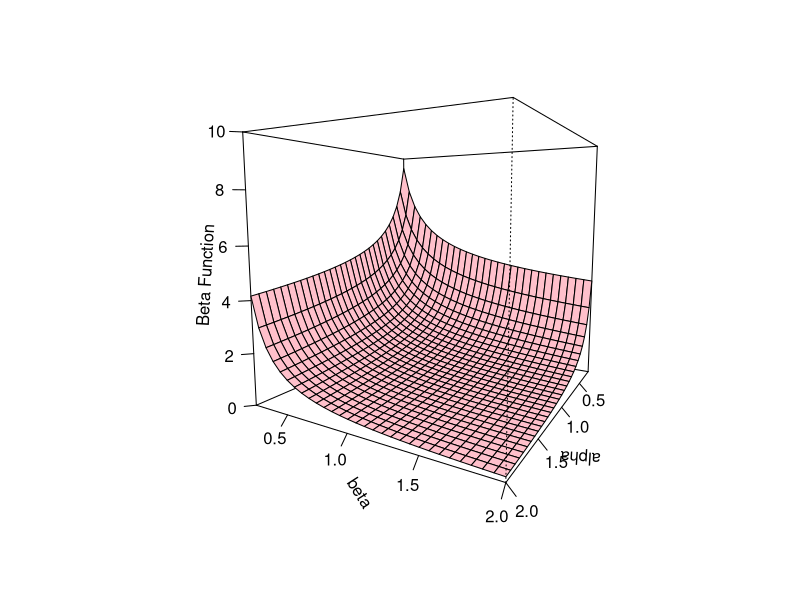
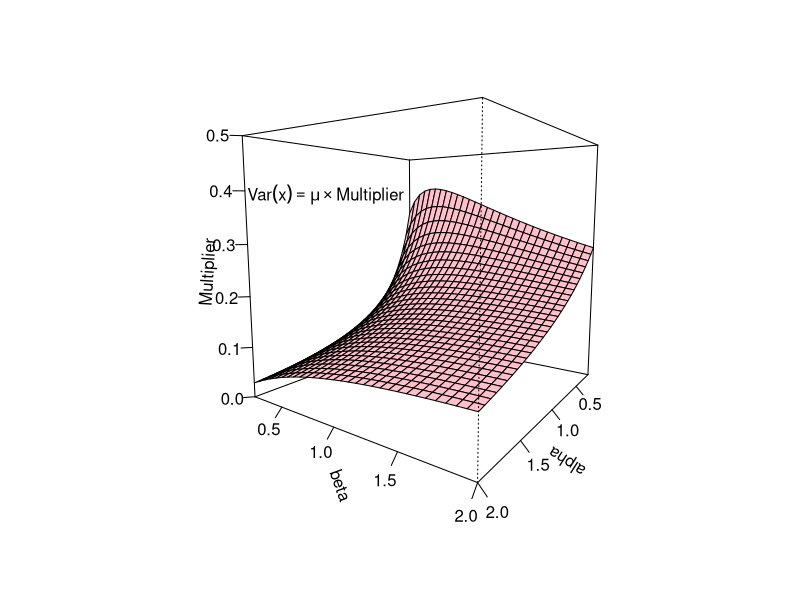
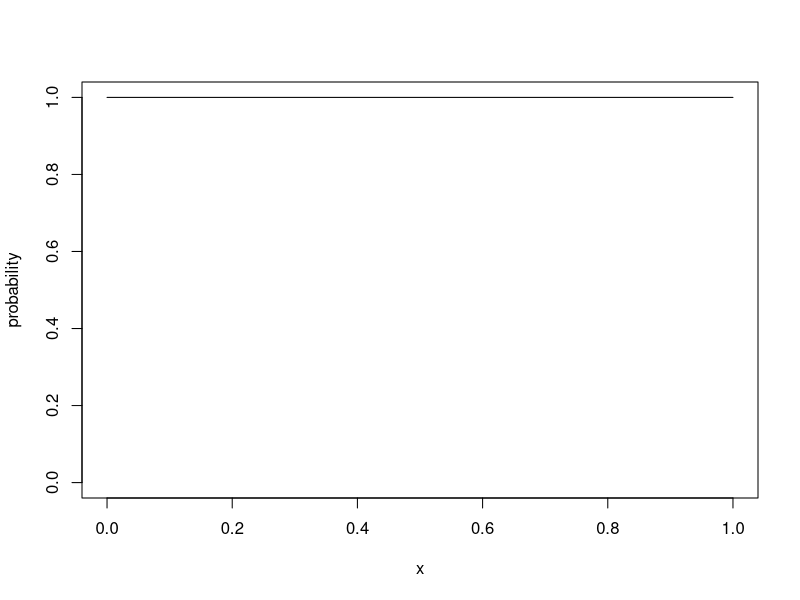
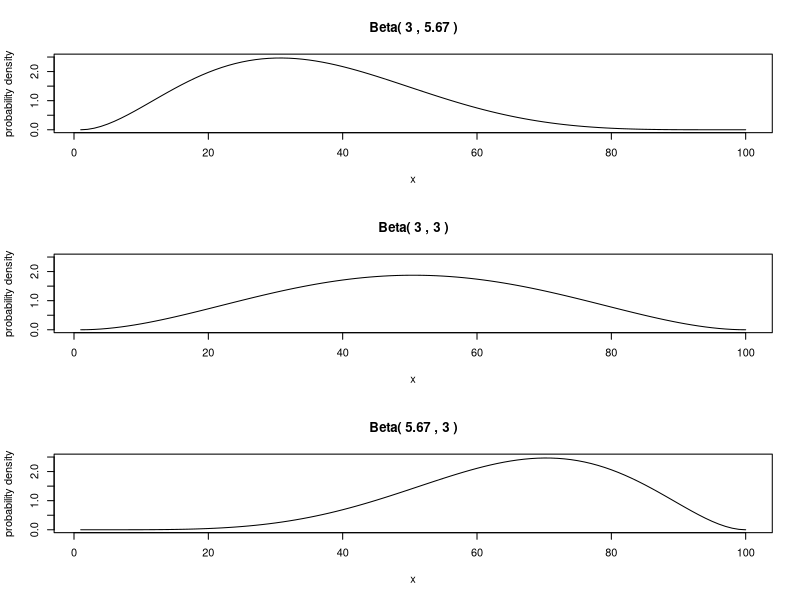

R code for these plots, in order: (Note: this script raises an error after producing the figures.)
### R code from vignette source '/home/pauljohn/tmp/lyxtmp/lyx_tmpdir.XM8748/lyx_tmpbuf2/Beta.Rnw'

###################################################
### code chunk number 1: Beta.Rnw:14-15
###################################################
  if(exists(".orig.enc")) options(encoding = .orig.enc)


###################################################
### code chunk number 2: Beta.Rnw:39-40
###################################################
dir.create("plots", showWarnings=F)


###################################################
### code chunk number 3: Roptions
###################################################
options(width=180, prompt="> ", continue="+  ")
options(useFancyQuotes = FALSE) 
set.seed(12345)
op <- par() 
options(SweaveHooks=list(fig=function() par(ps=12)))
pdf.options(onefile=F,family="Times",pointsize=12)


###################################################
### code chunk number 4: graph1
###################################################
N <- 30
alphaseq <- seq(0.2, 2 , length.out=N)
betaseq <- seq(0.2, 2 , length.out=N)
myProbX <- function(x1, x2){
beta(x1,x2)
}

mybeta<- outer(alphaseq,betaseq, FUN="myProbX")
persp(alphaseq,betaseq, mybeta, theta = 120, phi = 7, col = "pink", zlim=c(0,10),zlab="Beta Function", xlab="alpha", ylab="beta",ticktype="detailed")


###################################################
### code chunk number 5: graph2
###################################################
N <- 30
alphaseq <- seq(0.2, 2 , length.out=N)

betaseq <- seq(0.2, 2 , length.out=N)

VarMu <- function(x1, x2){
 v <- x2/((x1+x2)*(x1+x2+1))
}

myvar <- outer(alphaseq,betaseq, FUN="VarMu")

mypersp <- persp(alphaseq,betaseq, myvar, theta = 125, phi = 7, col = "pink", zlim=c(0,0.5),zlab="Multiplier", xlab="alpha", ylab="beta",ticktype="detailed")

text(trans3d(1.2,0.1,0.4, mypersp), label=expression(Var(x) == mu %*% Multiplier ))


###################################################
### code chunk number 6: graph3
###################################################
x <- seq(0,1,length=21)
myvar <- dbeta (x,1,1)
plot (x,myvar,main="",xlab="x",ylab="probability",ylim=c(0,1),type="l")


###################################################
### code chunk number 7: graph4
###################################################
#PJ 2004-05-04
#For project with erik herron to demonstrate Beta parameters
#
sampleSize <- 100
# Suppose you want to generate 10 distributions
# and display them in a single picture

par(mfrow=c(5,1))

# x11(height=3.0,width=5)

createDist <-function(mode){

  alphaMin <- 3

  B <- (alphaMin-mode*(alphaMin-2)-1)/mode
  A <- (mode*alphaMin-2*mode+1)/(1-mode)
  if (mode <= 0.5) {
      alpha1 <- alphaMin
      alpha2 <- B
    } else
    {

      alpha2 <- alphaMin

      alpha1 <- A

    }

 

  z <- dbeta(seq(0,1,length=100),shape1=alpha1,shape2=alpha2)

  plot(1:100,z, type="l",ylim=c(0,2.5),main=paste("Beta(",round(alpha1,2),",",round(alpha2,2),")"), xlab="x",ylab="probability density")

}
par(mfrow=c(3,1))
createDist(.3)
createDist(.5)
createDist(.7)


###################################################
### code chunk number 8: graph5
###################################################
#PJ 2004-05-04
#For project with erik herron do demonstrate Beta parameters
#
sampleSize <- 500

createDist <-function(alphaMin, mode) {
  B <- (alphaMin-mode*(alphaMin-2)-1)/mode
  A <- (mode*alphaMin-2*mode+1)/(1-mode)
  if (mode <= 0.5) {
      alpha1 <- alphaMin
      alpha2 <- B
} else {
   alpha2 <- alphaMin
   alpha1 <- A
}

  mean1 <- (alpha1)/(alpha1+alpha2)
  var1 <- (alpha1*alpha2)/(((alpha1+alpha2)^2)*(alpha1+alpha2+1));
  z <- dbeta(seq(0,1,length=100),shape1=alpha1,shape2=alpha2);

 plot(1:100,z, type="l",ylim=c(0,3.5),main=paste("Beta(",round(alpha1,2),", ", round(alpha2,2),")"," mode=",mode," mean=",round(mean1,2),", var=",round(var1,3),sep=""), xlab="ideal point",ylab="density")

}

makeDisp <- function(aseq, mode){
    par(mfrow=c(5,2))
    for (i in 1:length(aseq))
      createDist(aseq[i], mode)
  }

myseq <- seq(1.1, 7, length=10)
makeDisp(myseq,.3)


###################################################
### code chunk number 9: graph6
###################################################

createDist2 <-function(alpha1,alpha2) {
   mean1 <- (alpha1)/(alpha1+alpha2)
   var1 <-(alpha1*alpha2)/(((alpha1+alpha2)^2)*(alpha1+alpha2+1));
   inx <- seq(0,1,length.out=100)
   z <- dbeta(inx,shape1=alpha1,shape2=alpha2);

   mytitle <- paste("Beta(",alpha1,",",alpha2," mean=",round(mean1,2)," var=",round(var1,2),sep="")
   plot(inx,z,type="l",ylim=c(0,3.5),xlab="x",ylab="density",main=mytitle)
}

makeDisp <- function() {
    myalpha<- c(0.2, 0.5, 0.75 , 1.1)

    par(mfcol=c(4,2))
    for (j in 1:4){
      createDist2(0.7,myalpha[j])
    }

    for (j in 1:4){
      createDist2(1.2,myalpha[j])
    }
  }
makeDisp()
